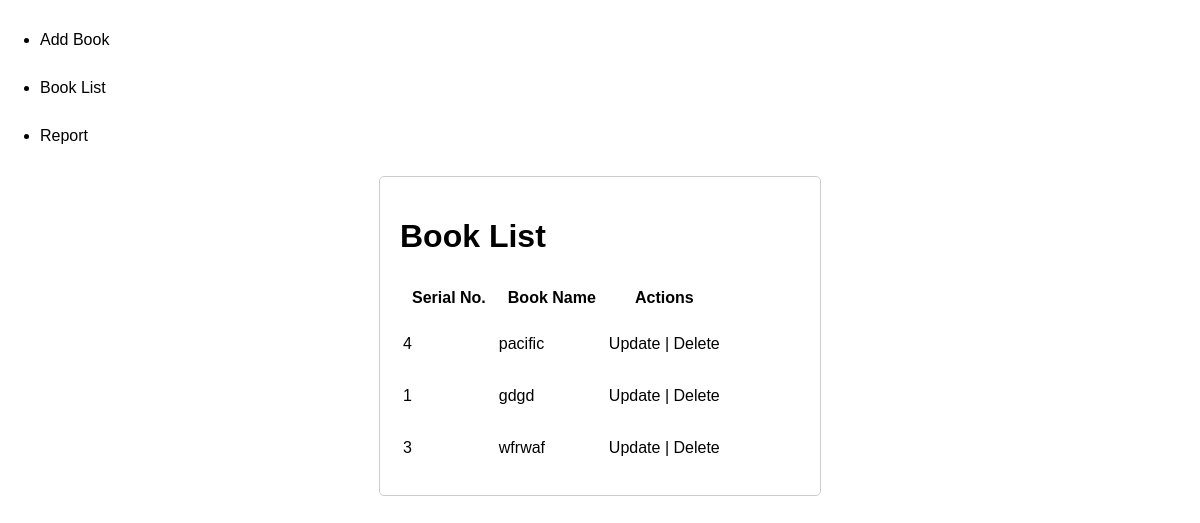
Page /booklist on the committed database.
### my_app/__init__.py (models this page shows, shortened)
class Book(db.Model):
    id = db.Column(db.Integer, primary_key=True)
    name = db.Column(db.String(200), nullable=False)
    publisher_name = db.Column(db.String(200), nullable=False)
    publisher_age = db.Column(db.Integer, nullable=False)
    publish_date = db.Column(db.Date, nullable=False)
    book_type = db.Column(db.String(50), nullable=False)

### my_app/__init__.py (the view)
@app.route('/booklist')
def booklist():
    books = Book.query.order_by(Book.publish_date).all()
    return render_template('booklist.html', books=books)

### my_app/templates/booklist.html (shortened to what this page needs)
{% extends 'base.html' %}
{% block head %}
<link rel="stylesheet" href="{{url_for('static', filename='css/entry.css')}}">
{% endblock %}
{% block body %}
<div class="container">
  <div class="card">
    <h1>Book List</h1>
	<table>
		<thead>
			<tr>
				<th class="header">Serial No.</th>
				<th class="header">Book Name</th>
				<th class="header">Actions</th>
			</tr>
		</thead>
		<tbody>
			{% for book in books %}
			<tr>
				<td>{{ book.id }}</td>
				<td>{{ book.name }}</td>
				<td>
					<a href="/update/{{ book.id }}">Update</a> |
					<a href="/delete/{{ book.id }}">Delete</a>
				</td>
			</tr>
			{% endfor %}
		</tbody>
	</table>
  </div>
</div>
{% endblock %}

### my_app/static/css/main.css (style rules this page uses)
body { margin: 0; font-family: Arial, Helvetica, sans-serif; }
.header { padding: 20px; }

### my_app/static/css/entry.css (style rules this page uses)
.container { display: flex; justify-content: center; align-items: center; }
.card { width: 400px; padding: 20px; border: 1px solid #ccc; border-radius: 5px; }
.header { padding: 10px; }
a { flex: 1; text-decoration: none; outline: none; text-align: center; line-height: 3; }
a:link, a:visited, a:focus { color: black; }

### rows in the picture
Book: id "4", name "pacific"
Book: id "1", name "gdgd"
Book: id "3", name "wfrwaf"
